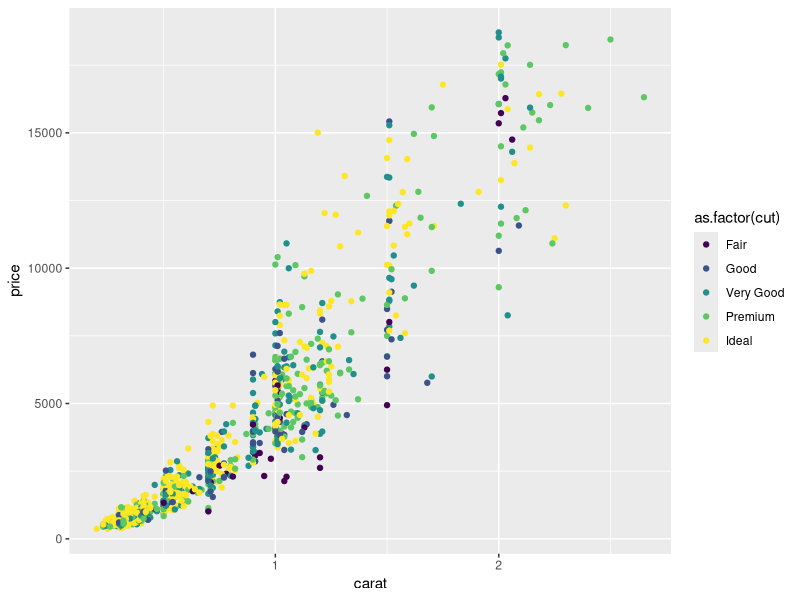

Generate this figure with R:
## ---- chunk 1
suppressPackageStartupMessages(library(ggplot2))
suppressPackageStartupMessages(library(dplyr))
## ---- chunk 2
data(diamonds)
summary(diamonds)
diamonds <- sample_n(diamonds, 1000, replace=FALSE)
## ---- chunk 3
ggplot(diamonds, aes(x=carat, y=price, color=as.factor(cut))) + geom_point()
## ---- chunk 4

## ---- chunk 5

## ---- chunk 6

## ---- chunk 7

## ---- chunk 8

## ---- chunk 9

